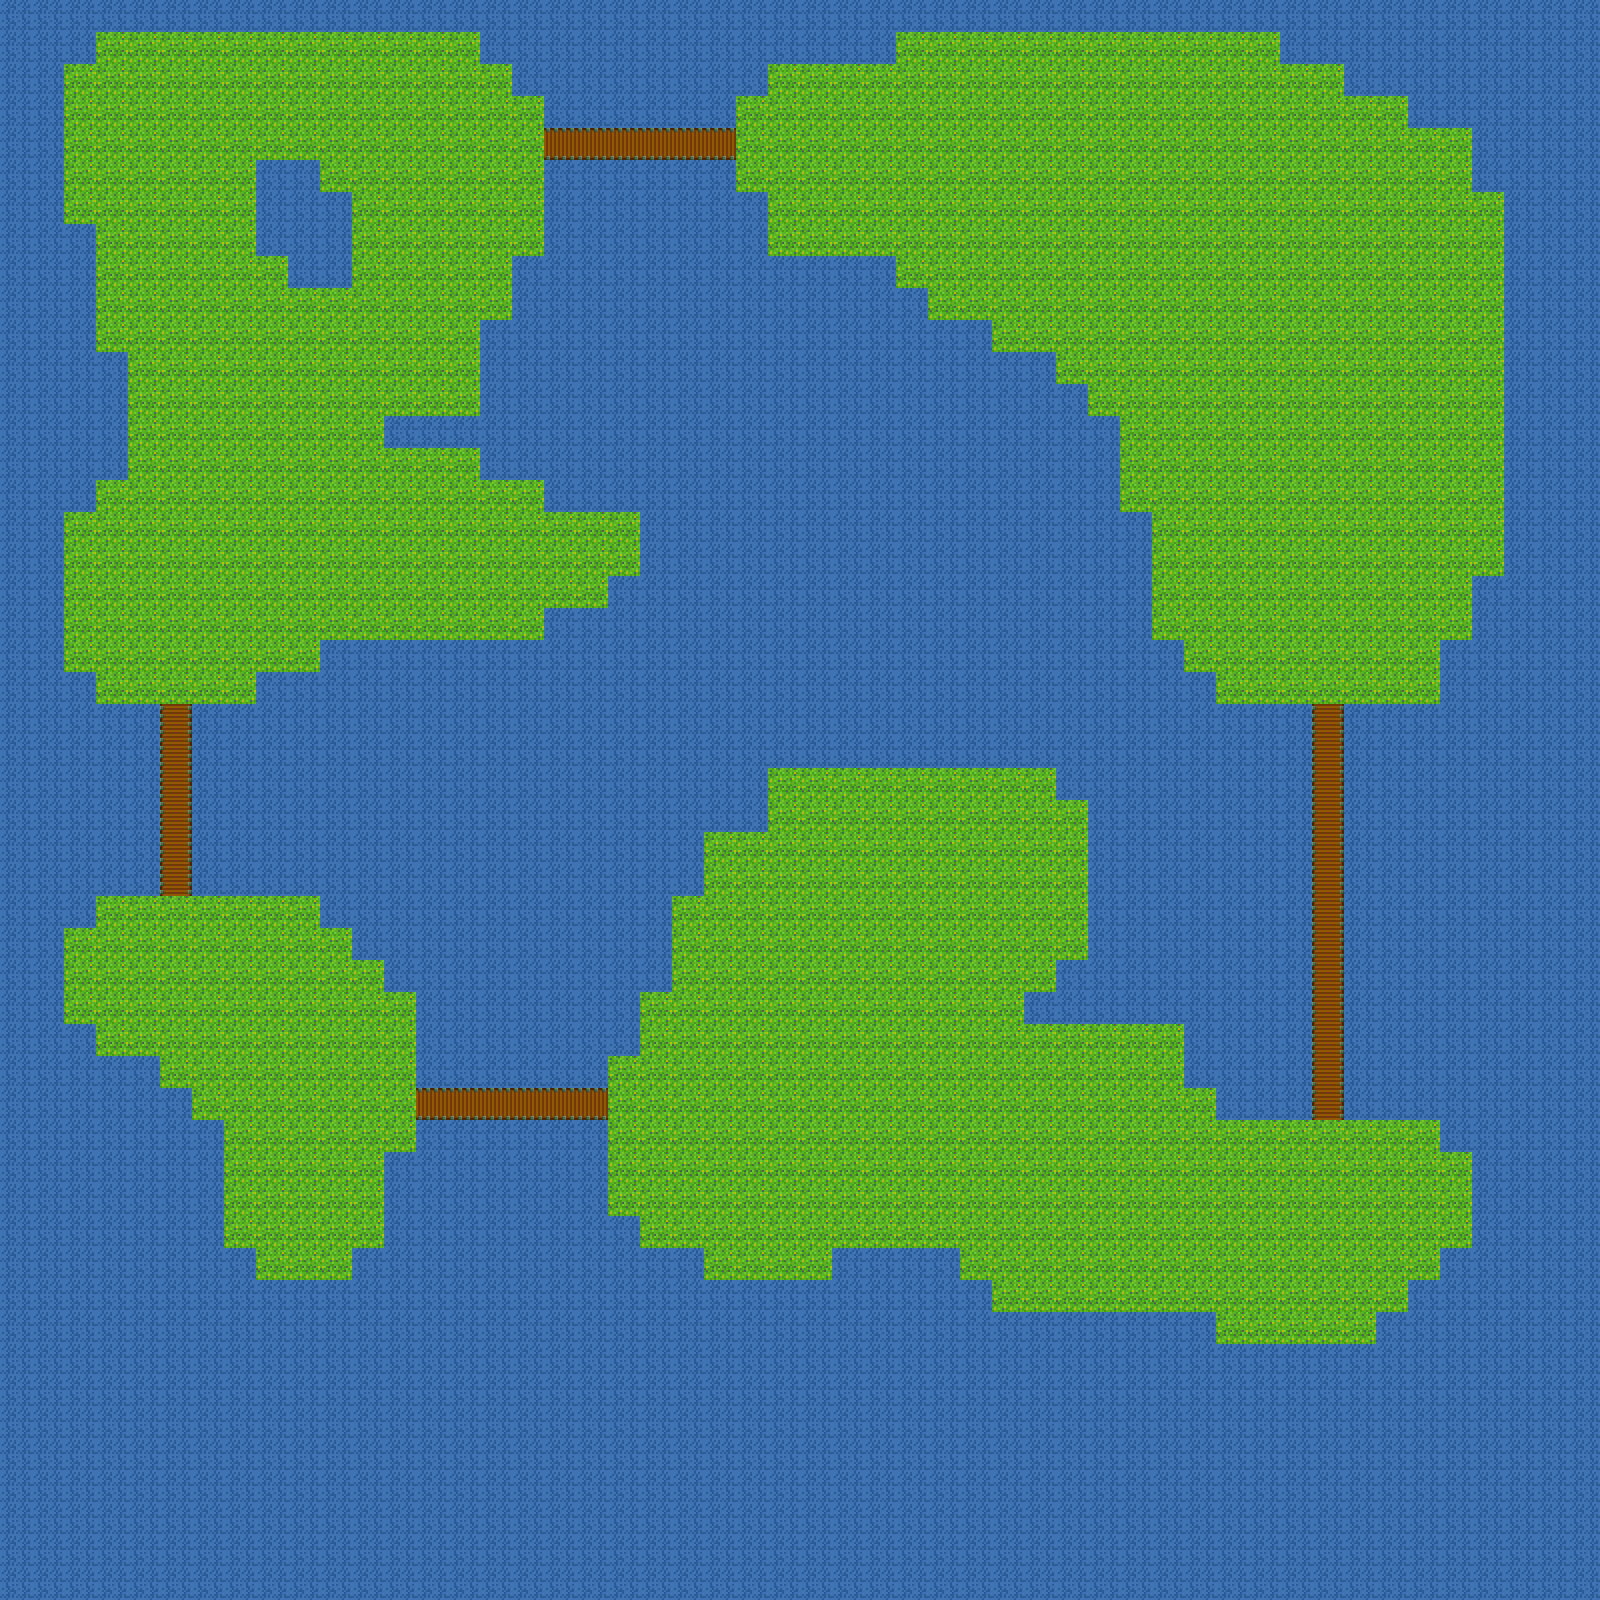

Rendered tile map (Tiled .tmx) drawn with the repository's tilesets; below, a short description and the map source with its tile grids summarised:
An orthogonal 50x50 tile map with 32x32 px tiles, 1 tile layer (Layer 0) and 4 objects (2x GAME_OBJECT, 2x Entity).

<map version="0.99b" orientation="orthogonal" width="50" height="50" tilewidth="32" tileheight="32">
 <properties>
  <property name="map_id" value="Test_Map" />
  <property name="display_name" value="Test Map" />
  <property name="is_main" value="true" />
 </properties>
 <tileset name="ScrollerTiles" firstgid="1" tilewidth="32" tileheight="32">
  <image source="sprites.png" />
  <tile id="1">
   <properties>
    <property name="blocked" value="true" />
   </properties>
  </tile>
 </tileset>
 <layer name="Layer 0" width="50" height="50">
  <data>[2500 cells, 2500 non-empty, 4 distinct tile ids]</data>
   <properties>
       <property name="index" value="0" />
     </properties>
 </layer>
 <objectgroup name="objects" width="16" height="16">
   <object name="chest1" type="GAME_OBJECT" x="128" y="208" width="16" height="32">
    <properties>
     <property name="image" value="door.png" />
    </properties>
   </object>
   <object name="resource1" type="GAME_OBJECT" x="64" y="32" width="16" height="32">
    <properties>
     <property name="image" value="door.png" />
     <property name="rtype" value="sulfur" />
    </properties>
   </object>
  </objectgroup>
  <objectgroup name="entities" width="16" height="16">
   <object name="char1" type="Entity" x="80" y="144" width="16" height="32">
    <properties>
     <property name="image" value="dude.png" />
     <property name="health" value="80" />
    </properties>
   </object>
    <object name="char2" type="Entity" x="20" y="14" width="16" height="32">
      <properties>
       <property name="image" value="dude.png" />
       <property name="health" value="100" />
      </properties>
     </object>
  </objectgroup>
</map>
